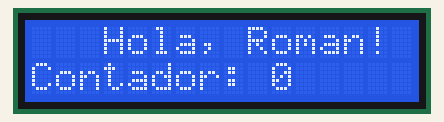
A sketch run on a simulated ESP32. On the bench: 16×2 character LCD. What the sketch prints to the serial monitor is not drawn.

Above: at 0.1 s.
At 4.2 s:
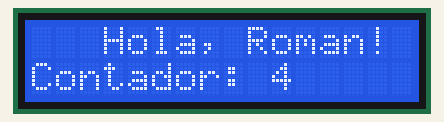
At 9.3 s:
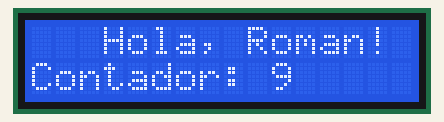
At 19.4 s:
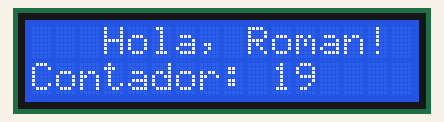
At 28.5 s:
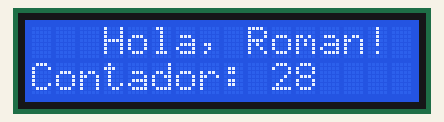
At 38.7 s:
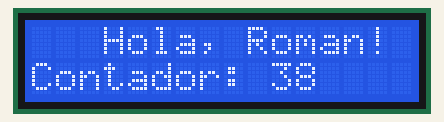

The sketch:

Display.ino
```cpp
#include <Wire.h>
#include <LiquidCrystal_I2C.h>

// Dirección I2C de la pantalla LCD (puede variar: 0x27 o 0x3F)
// Si no estás seguro, usá el código scanner que ya tenés
#define LCD_ADDR 0x27

// Creamos objeto LCD: (dirección, columnas, filas)
LiquidCrystal_I2C lcd(LCD_ADDR, 16, 2);

// Pines I2C1
#define SDA_PIN 21
#define SCL_PIN 22

void setup() {
  // Iniciar comunicación serie
  Serial.begin(115200);

  // Inicializamos I2C1 en los pines definidos
  Wire.begin(SDA_PIN, SCL_PIN);

  // Inicializamos la pantalla LCD
  lcd.init();
  lcd.backlight();  // Encender luz de fondo

  // Mensaje inicial
  lcd.setCursor(0, 0);
  lcd.print("   Hola, Roman!");


  Serial.println("Pantalla LCD inicializada correctamente.");
}

void loop() {
  // Animación simple: contador en la segunda línea
  static int contador = 0;

  lcd.setCursor(0, 1);
  lcd.print("Contador: ");
  lcd.print(contador);
  lcd.print("   ");  // Borra posibles restos

  contador++;
  if (contador > 999) contador = 0;

  delay(1000);
}
```

Measured:
- what the display in image 1 shows lasts 1.1 s, from 4.1 s to 5.2 s
